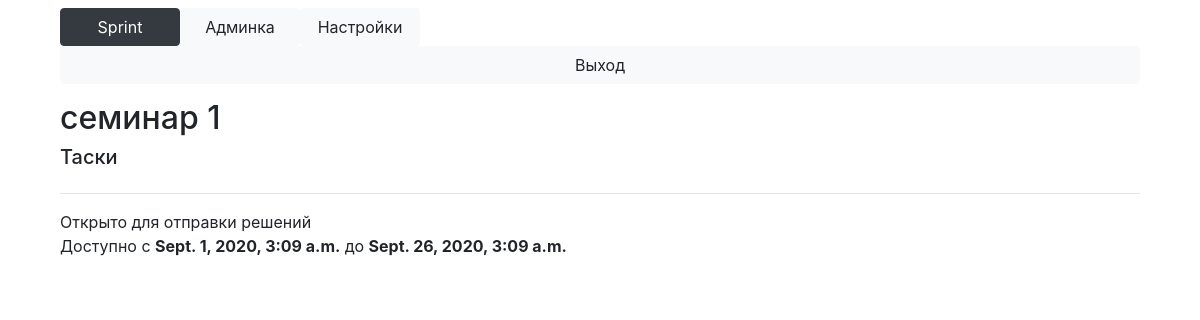
Before: /block?id=46 (signed in) with the older database file.
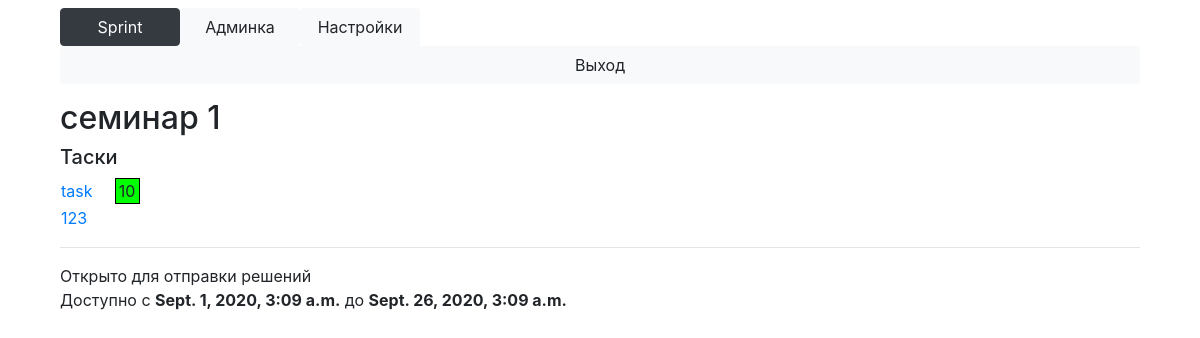
After: the same page with the newer database file.
### Main/models.py (models this page shows, shortened)
class Task(models.Model):
    name = models.TextField()
    block = models.ForeignKey(Block, on_delete=models.CASCADE)
    legend = models.TextField(default='')
    input = models.TextField(default='')
    output = models.TextField(default='')
    specifications = models.TextField(default='')
    time_limit = models.IntegerField(default=10000)
    weight = models.FloatField(default=1.0)
    max_mark = models.IntegerField(default=10)
    max_solutions_count = models.IntegerField(default=10)

### Main/views.py (the view)
# urls.py: path('block', views.block),
def block(request):
    current_block = Block.objects.get(id=request.GET['id'])
    if not check_permission_block(request.user, current_block):
        return HttpResponseRedirect('/main')
    return render(request, 'block.html', context={'Block': current_block,
                                                  'is_admin': check_admin(request.user),
                                                  'user': request.user})

### Main/main.py (called while the page is built, shortened)
def check_login(user):
    return user.is_authenticated

def check_admin(user):
    if check_teacher(user):
        return True

def check_teacher(user):
    return user.is_staff and check_login(user)

def courses_available(user):
    if user.is_superuser:
        return Course.objects.all()
    else:
        return [s.course for s in Subscribe.objects.filter(user=user)]

def blocks_available(user):
    courses = courses_available(user)
    blocks = {}
    is_admin = check_admin(user)
    for course in courses:
        if is_admin:
            blocks[course] = Block.objects.filter(
                course=course
            )
    return blocks

def check_permission_block(user, block):
    blocks = blocks_available(user)
    for course in blocks.keys():
        if block in blocks[course]:
            return True
    return False

### Main/models.py (called while the page is built)
    @property
    def tasks(self):
        return Task.objects.filter(block=self)

### Main/templatetags/filters.py (called while the page is built)
@register.filter('mark_for_task')
def mark_for_task(task, user):
    try:
        return int(list(Solution.objects.filter(task=task, user=user, mark__isnull=False))[-1].mark * 10 / task.max_mark)
    except IndexError:
        return None

### templates/block.html (shortened to what this page needs)
{% extends 'base_main.html' %}
{% load filters %}
{% block content %}
    <h2>{{ Block.name }}</h2>
    <h5>Таски</h5>
    <table>
        {% for task in Block.tasks %}
            <tr>
                <td>
                    <a href="/task?id={{ task.id }}">{{ task.name }}</a>
                </td>
                <td>
                    {% with mark=task|mark_for_task:user %}
                        {% if mark|marked %}
                            <div style="margin-left: 20px; border: 1px solid black; background: {{ mark|mark_color }}; width: 25px; text-align: center;">
                                {{ mark }}
                            </div>
                        {% endif %}
                    {% endwith %}
                </td>
            </tr>
        {% endfor %}
    </table>
    <hr>
    {% if Block.opened %}
        Открыто для отправки решений
    {% else %}
        Закрыто для отправки решений
    {% endif %}
    <br>Доступно с <b>{{ Block.time_start }}</b> до <b>{{ Block.time_end }}</b>
{% endblock %}

Changed rows visible on the page:
added Task: name "task", mark "10"
added Task: name "123"
